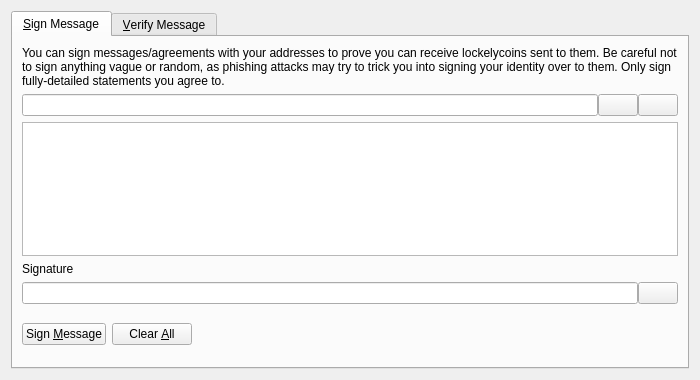
<?xml version="1.0" encoding="UTF-8"?>
<ui version="4.0">
 <class>SignVerifyMessageDialog</class>
 <widget class="QDialog" name="SignVerifyMessageDialog">
  <property name="geometry">
   <rect>
    <x>0</x>
    <y>0</y>
    <width>700</width>
    <height>380</height>
   </rect>
  </property>
  <property name="windowTitle">
   <string>Signatures - Sign / Verify a Message</string>
  </property>
  <property name="modal">
   <bool>true</bool>
  </property>
  <layout class="QVBoxLayout" name="verticalLayout">
   <item>
    <widget class="QTabWidget" name="tabWidget">
     <property name="currentIndex">
      <number>0</number>
     </property>
     <widget class="QWidget" name="tabSignMessage">
      <attribute name="title">
       <string>&amp;Sign Message</string>
      </attribute>
      <layout class="QVBoxLayout" name="verticalLayout_SM">
       <item>
        <widget class="QLabel" name="infoLabel_SM">
         <property name="text">
          <string>You can sign messages/agreements with your addresses to prove you can receive lockelycoins sent to them. Be careful not to sign anything vague or random, as phishing attacks may try to trick you into signing your identity over to them. Only sign fully-detailed statements you agree to.</string>
         </property>
         <property name="textFormat">
          <enum>Qt::PlainText</enum>
         </property>
         <property name="wordWrap">
          <bool>true</bool>
         </property>
        </widget>
       </item>
       <item>
        <layout class="QHBoxLayout" name="horizontalLayout_1_SM">
         <property name="spacing">
          <number>0</number>
         </property>
         <item>
          <widget class="QValidatedLineEdit" name="addressIn_SM">
           <property name="toolTip">
            <string>The lockelycoin address to sign the message with</string>
           </property>
          </widget>
         </item>
         <item>
          <widget class="QPushButton" name="addressBookButton_SM">
           <property name="toolTip">
            <string>Choose previously used address</string>
           </property>
           <property name="text">
            <string/>
           </property>
           <property name="icon">
            <iconset resource="../bitcoin.qrc">
             <normaloff>:/icons/address-book</normaloff>:/icons/address-book</iconset>
           </property>
           <property name="shortcut">
            <string>Alt+A</string>
           </property>
           <property name="autoDefault">
            <bool>false</bool>
           </property>
          </widget>
         </item>
         <item>
          <widget class="QPushButton" name="pasteButton_SM">
           <property name="toolTip">
            <string>Paste address from clipboard</string>
           </property>
           <property name="text">
            <string/>
           </property>
           <property name="icon">
            <iconset resource="../bitcoin.qrc">
             <normaloff>:/icons/editpaste</normaloff>:/icons/editpaste</iconset>
           </property>
           <property name="shortcut">
            <string>Alt+P</string>
           </property>
           <property name="autoDefault">
            <bool>false</bool>
           </property>
          </widget>
         </item>
        </layout>
       </item>
       <item>
        <widget class="QPlainTextEdit" name="messageIn_SM">
         <property name="toolTip">
          <string>Enter the message you want to sign here</string>
         </property>
        </widget>
       </item>
       <item>
        <widget class="QLabel" name="signatureLabel_SM">
         <property name="text">
          <string>Signature</string>
         </property>
         <property name="textFormat">
          <enum>Qt::PlainText</enum>
         </property>
        </widget>
       </item>
       <item>
        <layout class="QHBoxLayout" name="horizontalLayout_2_SM">
         <property name="spacing">
          <number>0</number>
         </property>
         <item>
          <widget class="QLineEdit" name="signatureOut_SM">
           <property name="font">
            <font>
             <italic>true</italic>
            </font>
           </property>
           <property name="readOnly">
            <bool>true</bool>
           </property>
          </widget>
         </item>
         <item>
          <widget class="QPushButton" name="copySignatureButton_SM">
           <property name="toolTip">
            <string>Copy the current signature to the system clipboard</string>
           </property>
           <property name="text">
            <string/>
           </property>
           <property name="icon">
            <iconset resource="../bitcoin.qrc">
             <normaloff>:/icons/editcopy</normaloff>:/icons/editcopy</iconset>
           </property>
           <property name="autoDefault">
            <bool>false</bool>
           </property>
          </widget>
         </item>
        </layout>
       </item>
       <item>
        <layout class="QHBoxLayout" name="horizontalLayout_3_SM">
         <item>
          <widget class="QPushButton" name="signMessageButton_SM">
           <property name="toolTip">
            <string>Sign the message to prove you own this lockelycoin address</string>
           </property>
           <property name="text">
            <string>Sign &amp;Message</string>
           </property>
           <property name="icon">
            <iconset resource="../bitcoin.qrc">
             <normaloff>:/icons/edit</normaloff>:/icons/edit</iconset>
           </property>
           <property name="autoDefault">
            <bool>false</bool>
           </property>
          </widget>
         </item>
         <item>
          <widget class="QPushButton" name="clearButton_SM">
           <property name="toolTip">
            <string>Reset all sign message fields</string>
           </property>
           <property name="text">
            <string>Clear &amp;All</string>
           </property>
           <property name="icon">
            <iconset resource="../bitcoin.qrc">
             <normaloff>:/icons/remove</normaloff>:/icons/remove</iconset>
           </property>
           <property name="autoDefault">
            <bool>false</bool>
           </property>
          </widget>
         </item>
         <item>
          <spacer name="horizontalSpacer_1_SM">
           <property name="orientation">
            <enum>Qt::Horizontal</enum>
           </property>
           <property name="sizeHint" stdset="0">
            <size>
             <width>40</width>
             <height>48</height>
            </size>
           </property>
          </spacer>
         </item>
         <item>
          <widget class="QLabel" name="statusLabel_SM">
           <property name="font">
            <font>
             <weight>75</weight>
             <bold>true</bold>
            </font>
           </property>
           <property name="text">
            <string/>
           </property>
           <property name="wordWrap">
            <bool>true</bool>
           </property>
          </widget>
         </item>
         <item>
          <spacer name="horizontalSpacer_2_SM">
           <property name="orientation">
            <enum>Qt::Horizontal</enum>
           </property>
           <property name="sizeHint" stdset="0">
            <size>
             <width>40</width>
             <height>48</height>
            </size>
           </property>
          </spacer>
         </item>
        </layout>
       </item>
      </layout>
     </widget>
     <widget class="QWidget" name="tabVerifyMessage">
      <attribute name="title">
       <string>&amp;Verify Message</string>
      </attribute>
      <layout class="QVBoxLayout" name="verticalLayout_VM">
       <item>
        <widget class="QLabel" name="infoLabel_VM">
         <property name="text">
          <string>Enter the receiver's address, message (ensure you copy line breaks, spaces, tabs, etc. exactly) and signature below to verify the message. Be careful not to read more into the signature than what is in the signed message itself, to avoid being tricked by a man-in-the-middle attack. Note that this only proves the signing party receives with the address, it cannot prove sendership of any transaction!</string>
         </property>
         <property name="textFormat">
          <enum>Qt::PlainText</enum>
         </property>
         <property name="alignment">
          <set>Qt::AlignLeading|Qt::AlignLeft|Qt::AlignTop</set>
         </property>
         <property name="wordWrap">
          <bool>true</bool>
         </property>
        </widget>
       </item>
       <item>
        <layout class="QHBoxLayout" name="horizontalLayout_1_VM">
         <property name="spacing">
          <number>0</number>
         </property>
         <item>
          <widget class="QValidatedLineEdit" name="addressIn_VM">
           <property name="toolTip">
            <string>The lockelycoin address the message was signed with</string>
           </property>
          </widget>
         </item>
         <item>
          <widget class="QPushButton" name="addressBookButton_VM">
           <property name="toolTip">
            <string>Choose previously used address</string>
           </property>
           <property name="text">
            <string/>
           </property>
           <property name="icon">
            <iconset resource="../bitcoin.qrc">
             <normaloff>:/icons/address-book</normaloff>:/icons/address-book</iconset>
           </property>
           <property name="shortcut">
            <string>Alt+A</string>
           </property>
           <property name="autoDefault">
            <bool>false</bool>
           </property>
          </widget>
         </item>
        </layout>
       </item>
       <item>
        <widget class="QPlainTextEdit" name="messageIn_VM"/>
       </item>
       <item>
        <widget class="QValidatedLineEdit" name="signatureIn_VM"/>
       </item>
       <item>
        <layout class="QHBoxLayout" name="horizontalLayout_2_VM">
         <item>
          <widget class="QPushButton" name="verifyMessageButton_VM">
           <property name="toolTip">
            <string>Verify the message to ensure it was signed with the specified lockelycoin address</string>
           </property>
           <property name="text">
            <string>Verify &amp;Message</string>
           </property>
           <property name="icon">
            <iconset resource="../bitcoin.qrc">
             <normaloff>:/icons/transaction_0</normaloff>:/icons/transaction_0</iconset>
           </property>
           <property name="autoDefault">
            <bool>false</bool>
           </property>
          </widget>
         </item>
         <item>
          <widget class="QPushButton" name="clearButton_VM">
           <property name="toolTip">
            <string>Reset all verify message fields</string>
           </property>
           <property name="text">
            <string>Clear &amp;All</string>
           </property>
           <property name="icon">
            <iconset resource="../bitcoin.qrc">
             <normaloff>:/icons/remove</normaloff>:/icons/remove</iconset>
           </property>
           <property name="autoDefault">
            <bool>false</bool>
           </property>
          </widget>
         </item>
         <item>
          <spacer name="horizontalSpacer_1_VM">
           <property name="orientation">
            <enum>Qt::Horizontal</enum>
           </property>
           <property name="sizeHint" stdset="0">
            <size>
             <width>40</width>
             <height>48</height>
            </size>
           </property>
          </spacer>
         </item>
         <item>
          <widget class="QLabel" name="statusLabel_VM">
           <property name="font">
            <font>
             <weight>75</weight>
             <bold>true</bold>
            </font>
           </property>
           <property name="text">
            <string/>
           </property>
           <property name="wordWrap">
            <bool>true</bool>
           </property>
          </widget>
         </item>
         <item>
          <spacer name="horizontalSpacer_2_VM">
           <property name="orientation">
            <enum>Qt::Horizontal</enum>
           </property>
           <property name="sizeHint" stdset="0">
            <size>
             <width>40</width>
             <height>48</height>
            </size>
           </property>
          </spacer>
         </item>
        </layout>
       </item>
      </layout>
     </widget>
    </widget>
   </item>
  </layout>
 </widget>
 <customwidgets>
  <customwidget>
   <class>QValidatedLineEdit</class>
   <extends>QLineEdit</extends>
   <header>qt/qvalidatedlineedit.h</header>
  </customwidget>
 </customwidgets>
 <resources>
  <include location="../bitcoin.qrc"/>
 </resources>
 <connections/>
</ui>
